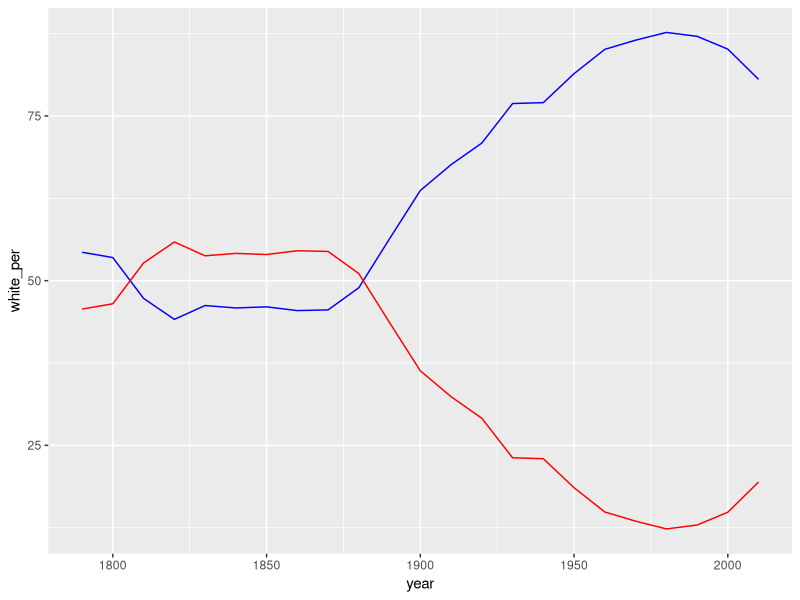
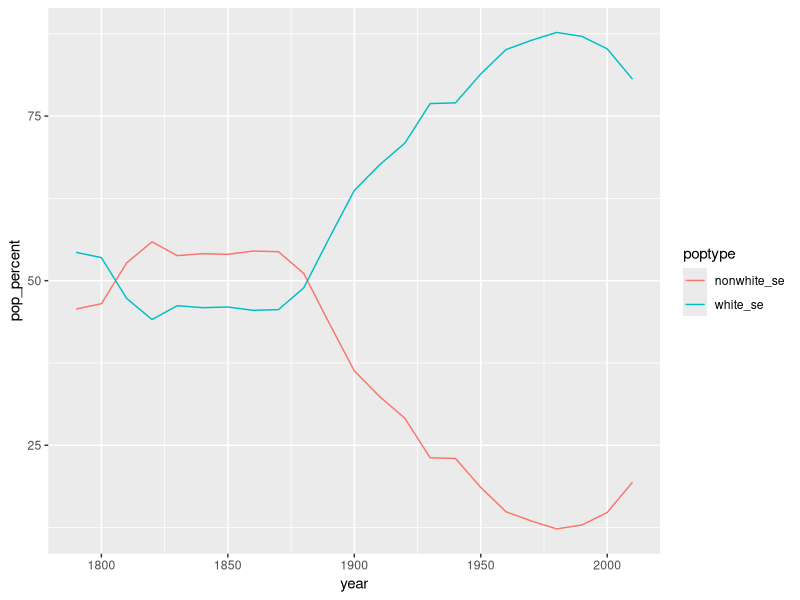

Write R code to recreate these figures, in order.
library(tidyverse)
library(readxl)

setwd("~/Box Sync/mpc/dataForDemocracy/albequity_profile/")

albco <- read_excel("data/albco_profile_raceovertime.xlsx")
ggplot(albco, aes(x = year, y = white_per)) + 
  geom_line(color = "blue") + 
  geom_line(aes(y = nonwhite_per), color = "red")

albco_long <- albco %>% 
  select(-c(white_per, nonwhite_per)) %>% 
  pivot_longer(-c(year, total_wcc, total_se), names_to = "poptype", values_to = "pop") %>% 
  mutate(pop_percent = round((pop/total_se)*100,1))

ggplot(albco_long, aes(x = year, y = pop_percent, color = poptype)) +
  geom_line()
